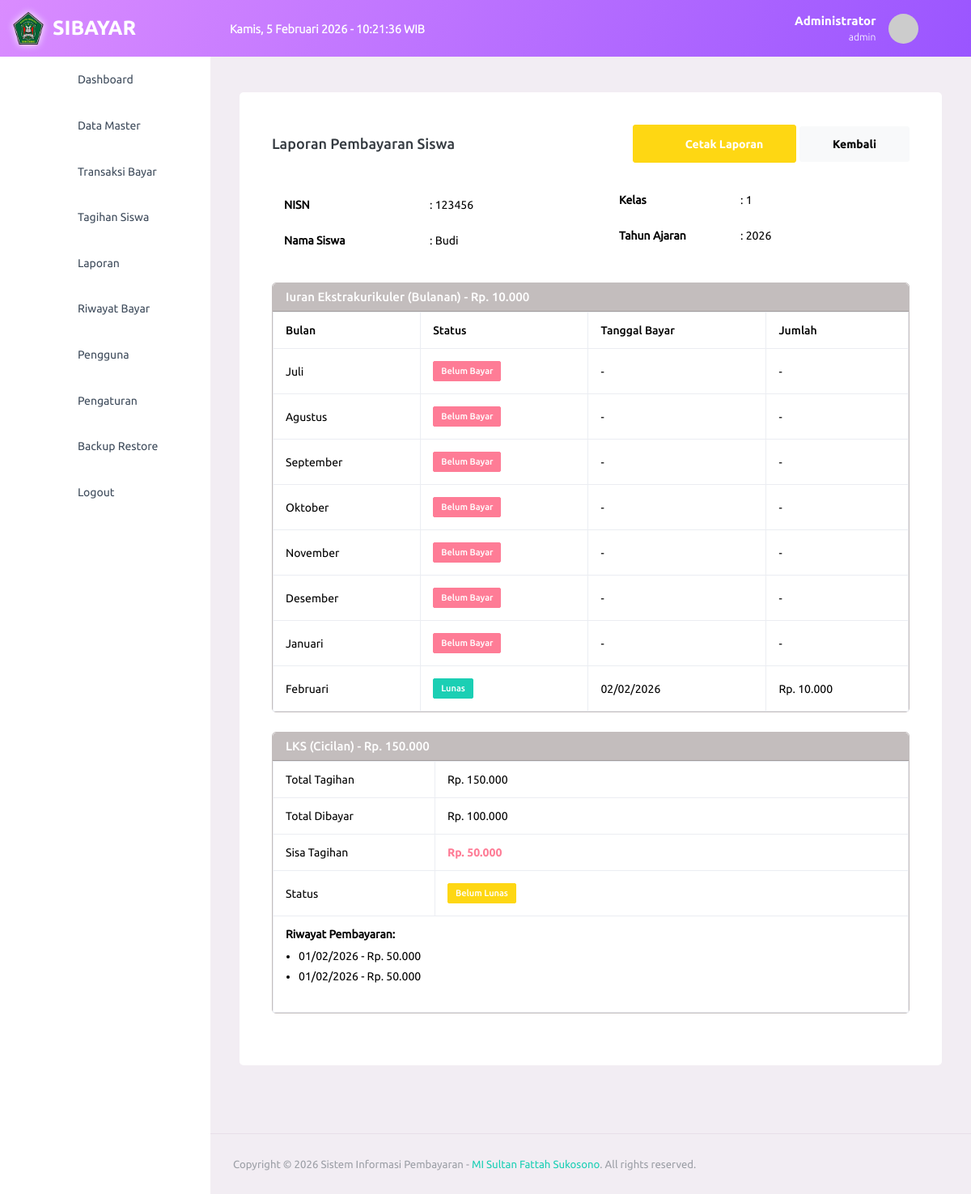
Page /laporan/detail_laporan.php?nisn=123456 (signed in) on the earlier database version.
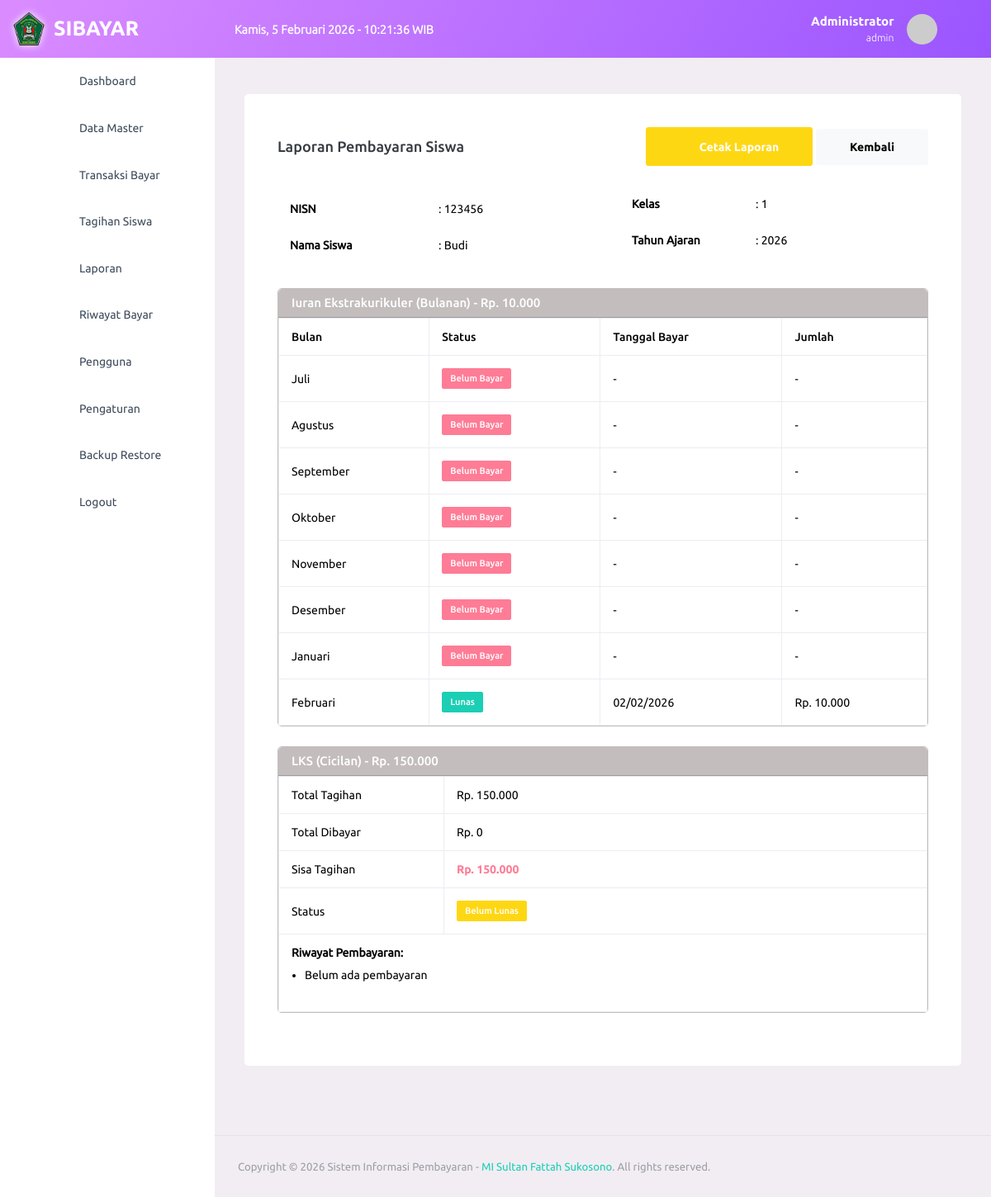
Same page on the later database version.
### tables this page shows
CREATE TABLE `pengaturan` (
  `id_pengaturan` int NOT NULL,
  `nama_sekolah` varchar(100) DEFAULT NULL,
  `alamat_sekolah` text,
  `logo` varchar(255) DEFAULT NULL,
  `nama_bendahara` varchar(100) DEFAULT NULL,
  `tahun_ajaran` varchar(20) DEFAULT '',
  `bg_login` varchar(255) DEFAULT NULL,
  PRIMARY KEY (`id_pengaturan`)
);

CREATE TABLE `siswa` (
  `nisn` varchar(20) NOT NULL,
  `nis` varchar(20) NOT NULL,
  `nama` varchar(100) NOT NULL,
  `id_kelas` int NOT NULL,
  `alamat` text,
  `no_telp` varchar(20) DEFAULT NULL,
  PRIMARY KEY (`nisn`),
  KEY `id_kelas` (`id_kelas`),
  CONSTRAINT `siswa_ibfk_1` FOREIGN KEY (`id_kelas`) REFERENCES `kelas` (`id_kelas`) ON DELETE CASCADE
);

CREATE TABLE `kelas` (
  `id_kelas` int NOT NULL AUTO_INCREMENT,
  `nama_kelas` varchar(20) NOT NULL,
  PRIMARY KEY (`id_kelas`)
);

CREATE TABLE `jenis_bayar` (
  `id_jenis_bayar` int NOT NULL AUTO_INCREMENT,
  `nama_pembayaran` varchar(50) NOT NULL,
  `nominal` int NOT NULL,
  `tipe_bayar` enum('Bulanan','Cicilan') NOT NULL DEFAULT 'Bulanan',
  `kali_cicilan` int DEFAULT '0',
  `tagihan_kelas` text,
  PRIMARY KEY (`id_jenis_bayar`)
);

CREATE TABLE `pembayaran` (
  `id_pembayaran` int NOT NULL AUTO_INCREMENT,
  `no_transaksi` varchar(50) DEFAULT NULL,
  `id_petugas` int NOT NULL,
  `nisn` varchar(20) NOT NULL,
  `tgl_bayar` date NOT NULL,
  `bulan_bayar` text,
  `tahun_bayar` varchar(20) DEFAULT NULL,
  `id_jenis_bayar` int NOT NULL,
  `jumlah_bayar` int NOT NULL,
  `cicilan_ke` int DEFAULT '0',
  `ket` text,
  `created_at` timestamp NULL DEFAULT CURRENT_TIMESTAMP,
  PRIMARY KEY (`id_pembayaran`),
  KEY `id_petugas` (`id_petugas`),
  KEY `nisn` (`nisn`),
  KEY `id_jenis_bayar` (`id_jenis_bayar`),
  CONSTRAINT `pembayaran_ibfk_1` FOREIGN KEY (`id_petugas`) REFERENCES `pengguna` (`id_pengguna`),
  CONSTRAINT `pembayaran_ibfk_2` FOREIGN KEY (`nisn`) REFERENCES `siswa` (`nisn`) ON DELETE CASCADE,
  CONSTRAINT `pembayaran_ibfk_3` FOREIGN KEY (`id_jenis_bayar`) REFERENCES `jenis_bayar` (`id_jenis_bayar`)
);

### config/config.php (called while the page is built, shortened)
<?php
$base_url = "http://localhost/spp/";
function base_url($path = "") {
    global $base_url;
    return $base_url . $path;
}
?>

### laporan/detail_laporan.php (the view, shortened to what the rows shown need)
<?php
include '../template/header.php';
include '../template/sidebar.php';
$nisn = $_GET['nisn'];
$q_siswa = mysqli_query($koneksi, "SELECT * FROM siswa JOIN kelas ON siswa.id_kelas = kelas.id_kelas WHERE nisn = '$nisn'");
$d_siswa = mysqli_fetch_assoc($q_siswa);
?>
<div class="row">
    <div class="col-md-12 grid-margin stretch-card">
        <div class="card">
            <div class="card-body">
                <div class="row mb-4">
                    <div class="col-md-6">
                        <table class="table table-borderless">
                            <tr>
                                <th width="150">NISN</th>
                                <td>: <?= $d_siswa['nisn'] ?></td>
                            </tr>
                            <tr>
                                <th>Nama Siswa</th>
                                <td>: <?= $d_siswa['nama'] ?></td>
                            </tr>
                        </table>
                    </div>
                    <div class="col-md-6">
                        <table class="table table-borderless">
                            <tr>
                                <th width="150">Kelas</th>
                                <td>: <?= $d_siswa['nama_kelas'] ?></td>
                            </tr>
                            <tr>
                                <th>Tahun Ajaran</th>
                            </tr>
                        </table>
                    </div>
                </div>
                <?php
                $id_kelas_siswa = $d_siswa['id_kelas'];
                $q_jenis = mysqli_query($koneksi, "SELECT * FROM jenis_bayar ORDER BY tipe_bayar ASC");
                while ($d_jenis = mysqli_fetch_assoc($q_jenis)) {
                    $applies = true;
                    if (!empty($d_jenis['tagihan_kelas'])) {
                        $kelas_ids = explode(',', $d_jenis['tagihan_kelas']);
                        if (!in_array($id_kelas_siswa, $kelas_ids)) {
                            $applies = false;
                        }
                    }
                    if ($applies) {
                ?>
                        <div class="card mb-4 border border-secondary">
                            <div class="card-header bg-secondary text-white">
                                <h6 class="mb-0 text-white"><?= $d_jenis['nama_pembayaran'] ?> (<?= $d_jenis['tipe_bayar'] ?>) - Rp. <?= number_format($d_jenis['nominal'], 0, ',', '.') ?></h6>
                            </div>
                            <div class="card-body p-0">
                                <table class="table table-bordered">
                                    <?php if ($d_jenis['tipe_bayar'] == 'Bulanan') { ?>
                                        <thead class="bg-light">
                                            <tr>
                                                <th>Bulan</th>
                                                <th>Status</th>
                                                <th>Tanggal Bayar</th>
                                                <th>Jumlah</th>
                                            </tr>
                                        </thead>
                                        <tbody>
                                            <?php
                                            $bulan = ['Juli', 'Agustus', 'September', 'Oktober', 'November', 'Desember', 'Januari', 'Februari', 'Maret', 'April', 'Mei', 'Juni'];
                                            $current_month_num = date('n');
                                            $limit_index = ($current_month_num >= 7) ? $current_month_num - 7 : $current_month_num + 5;
                                            foreach ($bulan as $index => $bln) {
                                                if ($index > $limit_index) continue;
                                                $q_bayar = mysqli_query($koneksi, "SELECT * FROM pembayaran WHERE nisn = '$nisn' AND id_jenis_bayar = '" . $d_jenis['id_jenis_bayar'] . "' AND bulan_bayar = '$bln'");
                                                $d_bayar = mysqli_fetch_assoc($q_bayar);
                                                $status = $d_bayar ? '<span class="badge badge-success">Lunas</span>' : '<span class="badge badge-danger">Belum Bayar</span>';
                                                $tgl = $d_bayar ? date('d/m/Y', strtotime($d_bayar['tgl_bayar'])) : '-';
                                                $jml = $d_bayar ? 'Rp. ' . number_format($d_bayar['jumlah_bayar'], 0, ',', '.') : '-';
                                            ?>
                                                <tr>
                                                    <td><?= $bln ?></td>
                                                    <td><?= $status ?></td>
                                                    <td><?= $tgl ?></td>
                                                    <td><?= $jml ?></td>
                                                </tr>
                                            <?php } ?>
                                        </tbody>
                                    <?php } else {
                                        $q_total_bayar = mysqli_query($koneksi, "SELECT SUM(jumlah_bayar) as total FROM pembayaran WHERE nisn = '$nisn' AND id_jenis_bayar = '" . $d_jenis['id_jenis_bayar'] . "'");
                                        $d_total = mysqli_fetch_assoc($q_total_bayar);
                                        $total_bayar = $d_total['total'] ?? 0;
                                        $sisa = $d_jenis['nominal'] - $total_bayar;
                                        $status_lunas = ($sisa <= 0) ? '<span class="badge badge-success">Lunas</span>' : '<span class="badge badge-warning">Belum Lunas</span>';
                                    ?>
                                        <tbody>
                                            <tr>
                                                <td width="200">Total Tagihan</td>
                                                <td>Rp. <?= number_format($d_jenis['nominal'], 0, ',', '.') ?></td>
                                            </tr>
                                            <tr>
                                                <td>Total Dibayar</td>
                                                <td>Rp. <?= number_format($total_bayar, 0, ',', '.') ?></td>
                                            </tr>
                                            <tr>
                                                <td>Sisa Tagihan</td>
                                                <td class="text-danger font-weight-bold">Rp. <?= number_format($sisa > 0 ? $sisa : 0, 0, ',', '.') ?></td>
                                            </tr>
                                            <tr>
                                                <td>Status</td>
                                                <td><?= $status_lunas ?></td>
                                            </tr>
                                            <tr>
                                                <td colspan="2">
                                                    <strong>Riwayat Pembayaran:</strong>
                                                    <ul class="mt-2">
                                                        <?php
                                                        $q_riwayat = mysqli_query($koneksi, "SELECT * FROM pembayaran WHERE nisn = '$nisn' AND id_jenis_bayar = '" . $d_jenis['id_jenis_bayar'] . "' ORDER BY tgl_bayar ASC");
                                                        if (mysqli_num_rows($q_riwayat) > 0) {
                                                            while ($r = mysqli_fetch_assoc($q_riwayat)) {
                                                                echo "<li>" . date('d/m/Y', strtotime($r['tgl_bayar'])) . " - Rp. " . number_format($r['jumlah_bayar'], 0, ',', '.') . "</li>";
                                                            }
                                                        } else {
                                                            echo "<li>Belum ada pembayaran</li>";
                                                        }
                                                        ?>
                                                    </ul>
                                                </td>
                                            </tr>
                                        </tbody>
                                    <?php } ?>
                                </table>
                            </div>
                        </div>
                <?php
                    }
                }
                ?>
            </div>
        </div>
    </div>
</div>
<?php include '../template/footer.php'; ?>

### template/header.php (shortened to what the rows shown need)
<?php
include_once __DIR__ . '/../config/config.php';
$q_setting = mysqli_query($koneksi, "SELECT logo FROM pengaturan WHERE id_pengaturan = 1");
$d_setting = mysqli_fetch_assoc($q_setting);
$logo_sekolah = $d_setting['logo'] ?? '';
?>
<!DOCTYPE html>
<html lang="en">
<head>
    <link rel="stylesheet" href="<?= base_url('assets/vendors/mdi/css/materialdesignicons.min.css') ?>">
    <link rel="stylesheet" href="<?= base_url('assets/vendors/css/vendor.bundle.base.css') ?>">
    <link rel="stylesheet" href="<?= base_url('assets/css/style.css') ?>?v=<?= time() ?>">
    <link rel="stylesheet" href="https://cdn.datatables.net/1.10.24/css/dataTables.bootstrap4.min.css">
</head>
<body>
    <div class="container-scroller">
        <nav class="navbar default-layout col-lg-12 col-12 p-0 fixed-top d-flex flex-row">
            <div class="navbar-brand-wrapper d-flex align-items-center justify-content-start">
                <a class="navbar-brand brand-logo d-flex align-items-center justify-content-start" href="<?= base_url() ?>" style="padding-left: 15px;">
                    <?php if (!empty($logo_sekolah)) : ?>
                        <img src="<?= base_url('assets/images/' . $logo_sekolah) ?>" alt="logo" style="width: 40px; height: 40px; margin: 0 10px 0 0 !important; filter: drop-shadow(0px 0px 5px white);" />
                    <?php endif; ?>
                    <h3 class="mb-0 font-weight-bold text-white">SIBAYAR</h3>
                </a>
            </div>
        </nav>
        <div class="container-fluid page-body-wrapper">

Differences in the rows shown:
removed pembayaran: tgl_bayar "01/02/2026", jumlah_bayar "50.000", shown under jenis_bayar "LKS"
removed pembayaran: tgl_bayar "01/02/2026", jumlah_bayar "50.000", shown under jenis_bayar "LKS"
shown differently, row unchanged: jenis_bayar "LKS": total_bayar "100.000" → "0"; sisa "50.000" → "150.000"; now shows "Belum ada pembayaran"
